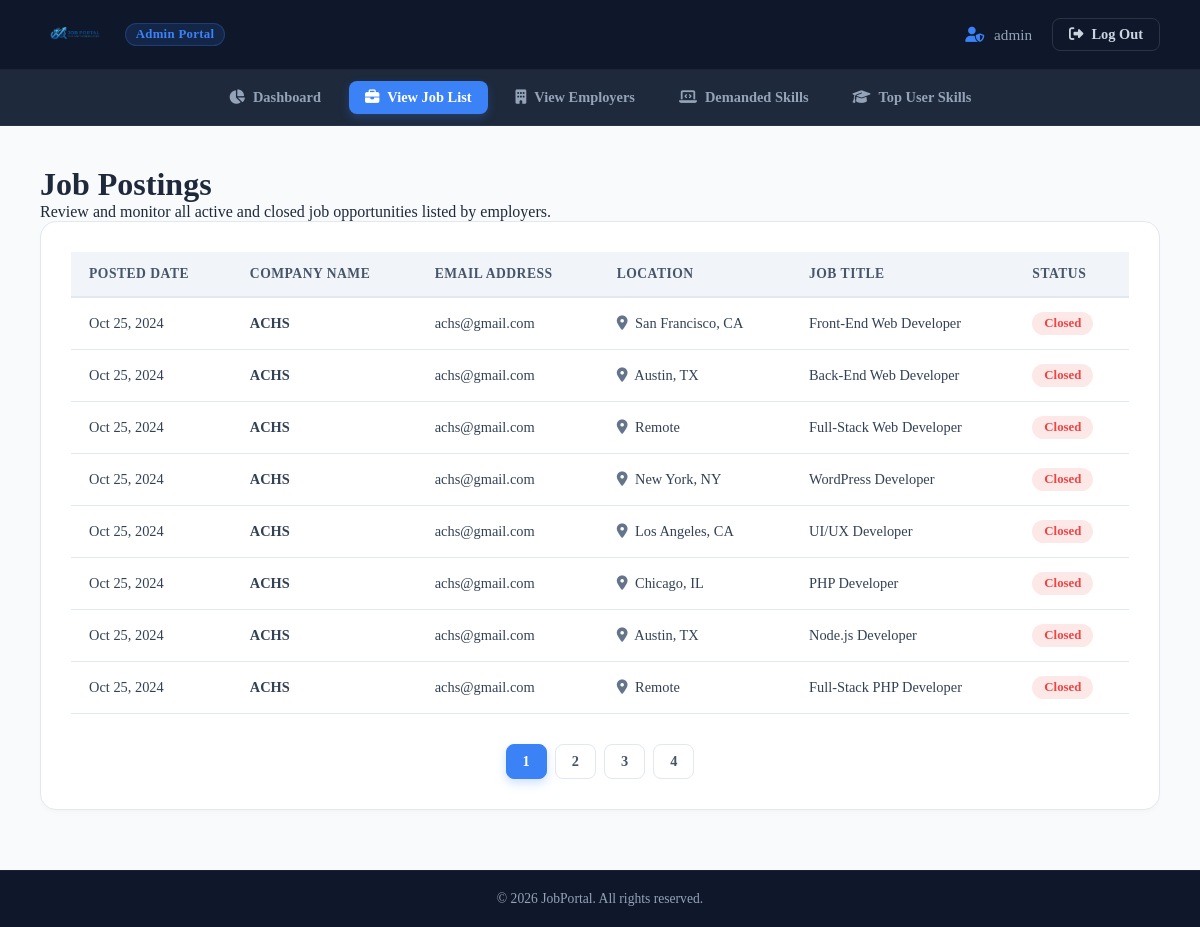
Before: /admin/viewjoblist.php (signed in) with the older database file.
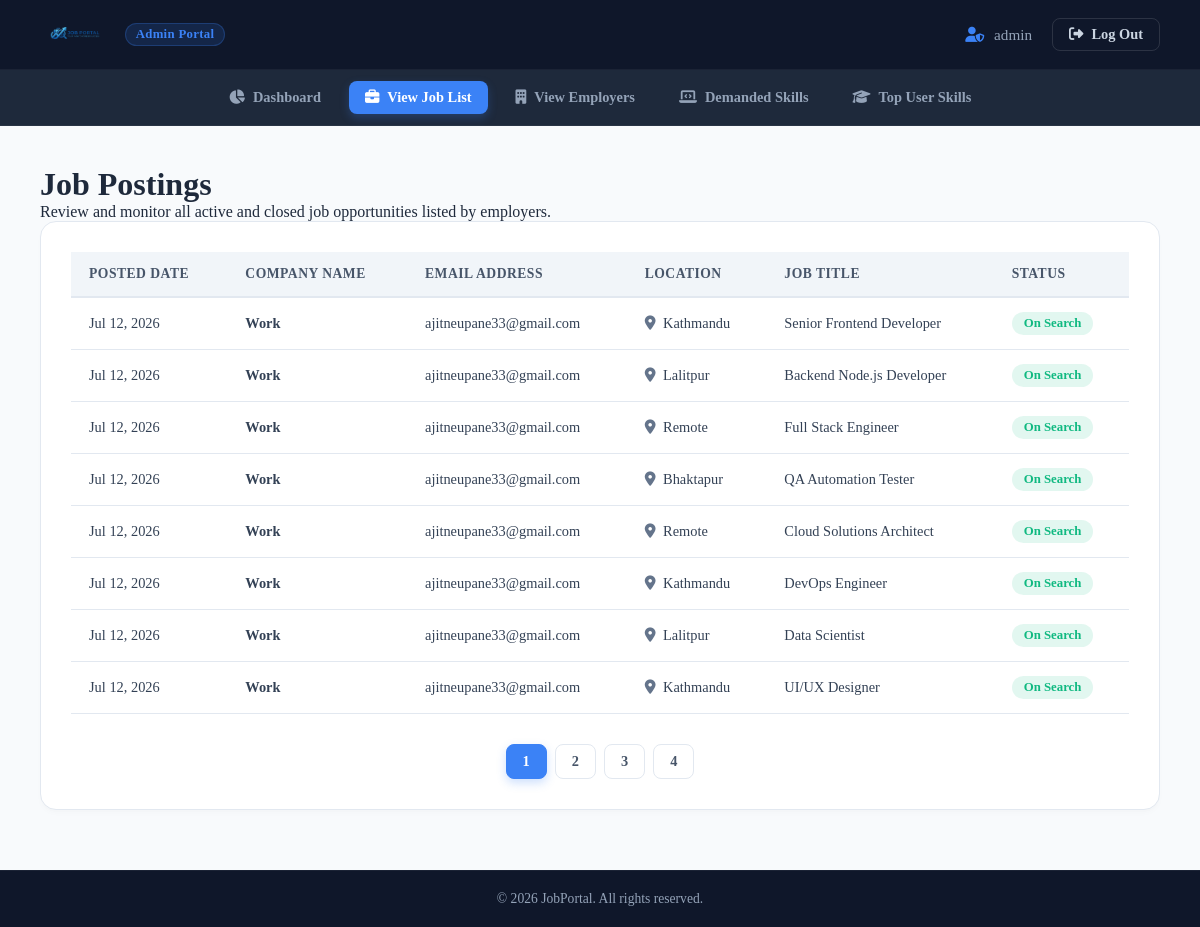
After: the same page with the newer database file.
### tables this page shows
CREATE TABLE IF NOT EXISTS `job_postings` (
  `job_id` int NOT NULL AUTO_INCREMENT,
  `employer_id` int DEFAULT NULL,
  `title` varchar(255) DEFAULT NULL,
  `description` text,
  `requirements` text,
  `location` varchar(255) DEFAULT NULL,
  `salary` decimal(10,2) DEFAULT NULL,
  `date_posted` date DEFAULT NULL,
  `skills` varchar(255) DEFAULT NULL,
  `status` enum('open','close') DEFAULT NULL,
  `workexperience` int NOT NULL,
  PRIMARY KEY (`job_id`),
  KEY `employer_id` (`employer_id`)
);

CREATE TABLE IF NOT EXISTS `employerlogin` (
  `employer_id` int NOT NULL AUTO_INCREMENT,
  `Fullname_E` varchar(255) DEFAULT NULL,
  `Email_Address_E` varchar(255) DEFAULT NULL,
  `Password_E` varchar(255) DEFAULT NULL,
  `Location` varchar(255) DEFAULT NULL,
  `Contact` varchar(15) DEFAULT NULL,
  PRIMARY KEY (`employer_id`)
);

### admin/viewjoblist.php (the view, shortened to what this page needs)
<?php
    include '../database_configure.php';
    $currentPage = 0;
    $searchlimit = 8;
    $fetch = "SELECT * FROM job_postings";
    $query = mysqli_query($conn,$fetch);
    $totalResult = mysqli_num_rows($query);
    if($totalResult>0){
        $pagination = ceil($totalResult / $searchlimit);
    $fetch2 = "SELECT job_postings.*, employerlogin.employer_id, employerlogin.Fullname_E, employerlogin.Email_Address_E FROM job_postings JOIN employerlogin ON job_postings.employer_id = employerlogin.employer_id ORDER by date_posted desc LIMIT  $currentPage,$searchlimit";
    $finalresult = mysqli_query($conn,$fetch2);
    }
?>
<!DOCTYPE html>
<html lang="en">
<head>
    <link rel="stylesheet" href="https://cdnjs.cloudflare.com/ajax/libs/font-awesome/6.4.0/css/all.min.css">
    <link rel="stylesheet" href="adminstyle.css?v=1783694695" />
</head>
<body>
    <?php include 'logout.php'; ?>
    <div>
        <div class="navforadmin">
        <a class="navstyle " href="dash"><i class="fas fa-chart-pie"></i> Dashboard</a>
        <a class="navstyle navactive" href="viewjoblist"><i class="fas fa-briefcase"></i> View Job List</a>
        <a class="navstyle " href="viewemployerlist"><i class="fas fa-building"></i> View Employers</a>
        <a class="navstyle " href="viewtopskillsdemanded"><i class="fas fa-laptop-code"></i> Demanded Skills</a>
        <a class="navstyle " href="topuserskills"><i class="fas fa-graduation-cap"></i> Top User Skills</a>
    </div>
        <div class="admin-container">
        <div class="page-header">
            <h1>Job Postings</h1>
            <p>Review and monitor all active and closed job opportunities listed by employers.</p>
        </div>
        <div class="admin-card">
            <table class="admin-table">
                <thead>
                    <tr>
                        <th>Posted Date</th>
                        <th>Company Name</th>
                        <th>Email Address</th>
                        <th>Location</th>
                        <th>Job Title</th>
                        <th>Status</th>
                    </tr>
                </thead>
                <tbody>
                    <?php if ($finalresult && mysqli_num_rows($finalresult) > 0) { ?>
                        <?php while($result = mysqli_fetch_assoc($finalresult)) { ?>
                            <tr>
                                <td><?php echo date("M d, Y", strtotime($result['date_posted'])); ?></td>
                                <td><strong><?= htmlspecialchars($result['Fullname_E']); ?></strong></td>
                                <td><?= htmlspecialchars($result['Email_Address_E']); ?></td>
                                <td><i class="fas fa-map-marker-alt" style="color: #64748b; margin-right: 4px;"></i> <?= htmlspecialchars($result['location']); ?></td>
                                <td><?= htmlspecialchars($result['title']); ?></td>
                                <td>
                                    <?php echo ($result['status'] == 'open') ? "<span class='status-open'>On Search</span>" : "<span class='status-closed'>Closed</span>"; ?>
                                </td>
                            </tr>
                        <?php } ?>
                    <?php } else { ?>
                        <tr>
                            <td colspan="6" style="text-align: center; color: #64748b; padding: 30px;">No job postings found.</td>
                        </tr>
                    <?php } ?>
                </tbody>
            </table>
            <div class="admin-pagination">
                <?php
                    $page_num = isset($_GET['page']) ? (int)$_GET['page'] : 1;
                    for($i = 1; $i <= $pagination; $i++) {
                        $active = ($i === $page_num) ? 'active' : '';
                        echo '<a class="' . $active . '" href="viewjoblist?page='.$i.'">'.$i.'</a>';
                    }
                ?>
            </div>
        </div>
    </div>
    </div>
    <div class="footer">
        &copy; <?php echo date("Y"); ?> JobPortal. All rights reserved.
    </div>
</body>
</html>

Changed rows visible on the page:
removed job_postings: date_posted "Oct 25, 2024", employer.Fullname_E "ACHS", employer.Email_Address_E "achs@gmail.com", location "San Francisco, CA", title "Front-End Web Developer", status "Closed"
removed job_postings: date_posted "Oct 25, 2024", employer.Fullname_E "ACHS", employer.Email_Address_E "achs@gmail.com", location "Austin, TX", title "Back-End Web Developer", status "Closed"
removed job_postings: date_posted "Oct 25, 2024", employer.Fullname_E "ACHS", employer.Email_Address_E "achs@gmail.com", location "Remote", title "Full-Stack Web Developer", status "Closed"
removed job_postings: date_posted "Oct 25, 2024", employer.Fullname_E "ACHS", employer.Email_Address_E "achs@gmail.com", location "New York, NY", title "WordPress Developer", status "Closed"
removed job_postings: date_posted "Oct 25, 2024", employer.Fullname_E "ACHS", employer.Email_Address_E "achs@gmail.com", location "Los Angeles, CA", title "UI/UX Developer", status "Closed"
removed job_postings: date_posted "Oct 25, 2024", employer.Fullname_E "ACHS", employer.Email_Address_E "achs@gmail.com", location "Chicago, IL", title "PHP Developer", status "Closed"
removed job_postings: date_posted "Oct 25, 2024", employer.Fullname_E "ACHS", employer.Email_Address_E "achs@gmail.com", location "Austin, TX", title "Node.js Developer", status "Closed"
removed job_postings: date_posted "Oct 25, 2024", employer.Fullname_E "ACHS", employer.Email_Address_E "achs@gmail.com", location "Remote", title "Full-Stack PHP Developer", status "Closed"
added job_postings: date_posted "Jul 12, 2026", employer.Fullname_E "Work", employer.Email_Address_E "ajitneupane33@gmail.com", location "Kathmandu", title "Senior Frontend Developer", status "On Search"
added job_postings: date_posted "Jul 12, 2026", employer.Fullname_E "Work", employer.Email_Address_E "ajitneupane33@gmail.com", location "Lalitpur", title "Backend Node.js Developer", status "On Search"
added job_postings: date_posted "Jul 12, 2026", employer.Fullname_E "Work", employer.Email_Address_E "ajitneupane33@gmail.com", location "Remote", title "Full Stack Engineer", status "On Search"
added job_postings: date_posted "Jul 12, 2026", employer.Fullname_E "Work", employer.Email_Address_E "ajitneupane33@gmail.com", location "Bhaktapur", title "QA Automation Tester", status "On Search"
added job_postings: date_posted "Jul 12, 2026", employer.Fullname_E "Work", employer.Email_Address_E "ajitneupane33@gmail.com", location "Remote", title "Cloud Solutions Architect", status "On Search"
added job_postings: date_posted "Jul 12, 2026", employer.Fullname_E "Work", employer.Email_Address_E "ajitneupane33@gmail.com", location "Kathmandu", title "DevOps Engineer", status "On Search"
added job_postings: date_posted "Jul 12, 2026", employer.Fullname_E "Work", employer.Email_Address_E "ajitneupane33@gmail.com", location "Lalitpur", title "Data Scientist", status "On Search"
added job_postings: date_posted "Jul 12, 2026", employer.Fullname_E "Work", employer.Email_Address_E "ajitneupane33@gmail.com", location "Kathmandu", title "UI/UX Designer", status "On Search"
